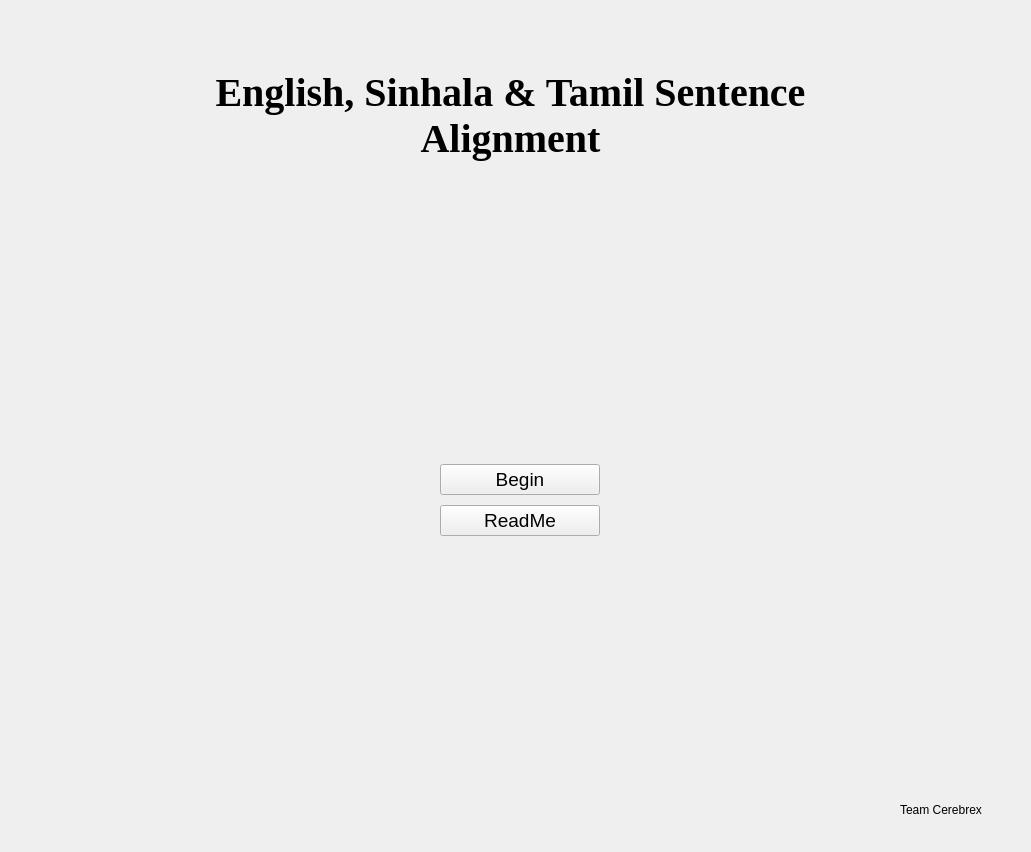
<?xml version="1.0" encoding="UTF-8"?>
<ui version="4.0">
 <class>Home</class>
 <widget class="QWidget" name="Home">
  <property name="geometry">
   <rect>
    <x>0</x>
    <y>0</y>
    <width>1031</width>
    <height>852</height>
   </rect>
  </property>
  <property name="windowTitle">
   <string>Home</string>
  </property>
  <widget class="QWidget" name="verticalLayoutWidget">
   <property name="geometry">
    <rect>
     <x>150</x>
     <y>30</y>
     <width>721</width>
     <height>171</height>
    </rect>
   </property>
   <layout class="QVBoxLayout" name="verticalLayout">
    <item>
     <widget class="QLabel" name="label">
      <property name="font">
       <font>
        <family>Times New Roman</family>
        <pointsize>30</pointsize>
        <weight>75</weight>
        <bold>true</bold>
       </font>
      </property>
      <property name="text">
       <string>English, Sinhala &amp; Tamil Sentence Alignment</string>
      </property>
      <property name="alignment">
       <set>Qt::AlignCenter</set>
      </property>
      <property name="wordWrap">
       <bool>true</bool>
      </property>
     </widget>
    </item>
   </layout>
  </widget>
  <widget class="QWidget" name="verticalLayoutWidget_2">
   <property name="geometry">
    <rect>
     <x>440</x>
     <y>460</y>
     <width>160</width>
     <height>80</height>
    </rect>
   </property>
   <layout class="QVBoxLayout" name="verticalLayout_2">
    <item>
     <widget class="QPushButton" name="btn_begin">
      <property name="font">
       <font>
        <pointsize>14</pointsize>
       </font>
      </property>
      <property name="text">
       <string>Begin</string>
      </property>
     </widget>
    </item>
    <item>
     <widget class="QPushButton" name="btn_show_readme">
      <property name="font">
       <font>
        <pointsize>14</pointsize>
       </font>
      </property>
      <property name="text">
       <string>ReadMe</string>
      </property>
     </widget>
    </item>
   </layout>
  </widget>
  <widget class="QLabel" name="label_2">
   <property name="geometry">
    <rect>
     <x>900</x>
     <y>800</y>
     <width>111</width>
     <height>20</height>
    </rect>
   </property>
   <property name="text">
    <string>Team Cerebrex</string>
   </property>
  </widget>
 </widget>
 <resources/>
 <connections/>
</ui>
